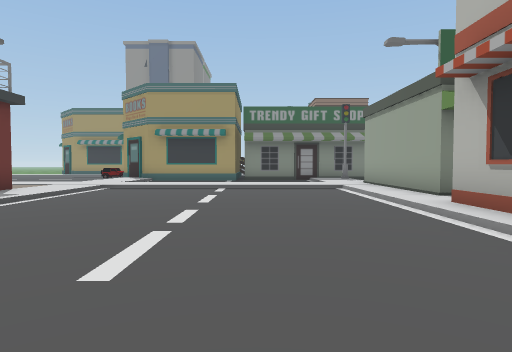
View 1 (above)

18 first-person views from a walk through a Unity game level. The camera is 1.4 m above the floor, tilts 2° down and sees 75° across. The floor is counted in squares, 2 m on a side. Each view is taken from the middle of a square. On the plan, view 1 faces up. The plan holds only what a view shows up to about 10 squares ahead; the rest is blank. The place goes on beyond the plan. The player character is not drawn. Some surface patterns are stand-ins.

View 2
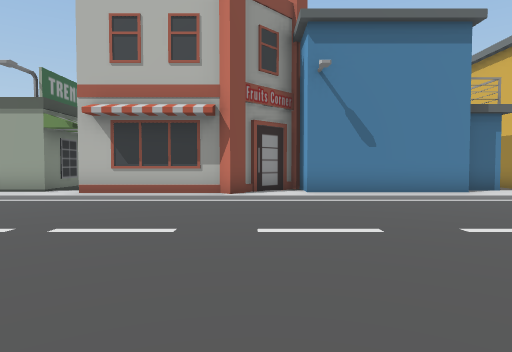

View 3
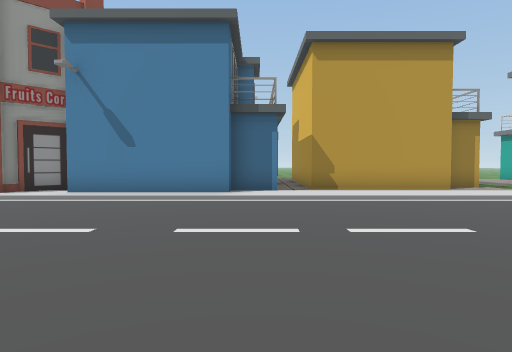

View 4
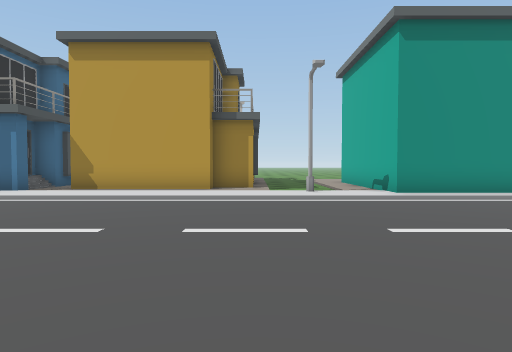

View 5
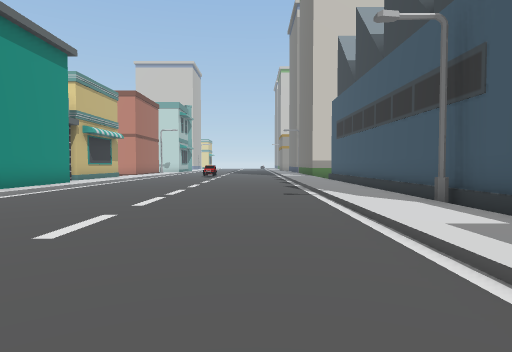

View 6
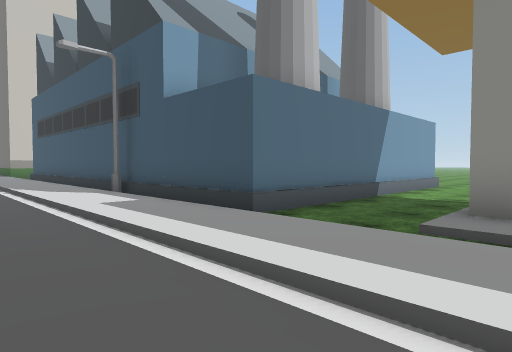

View 7
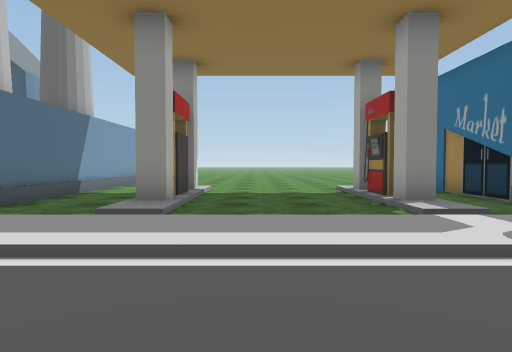

View 8
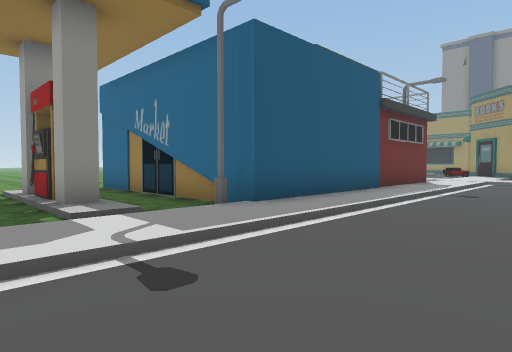

View 9
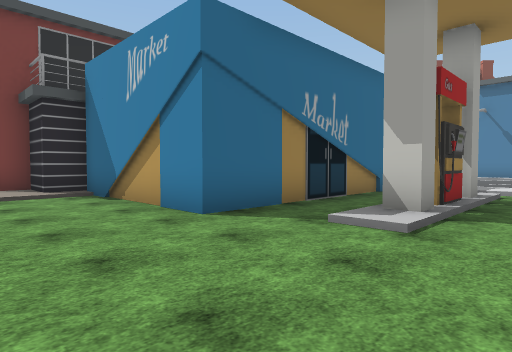

View 10
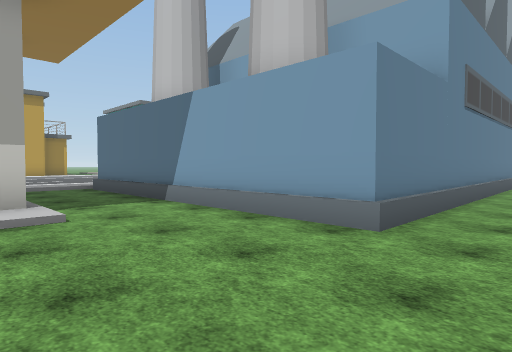

View 11
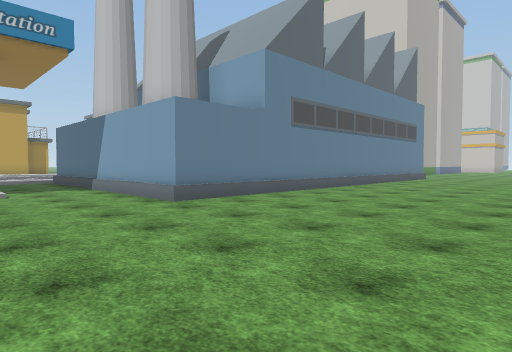

View 12
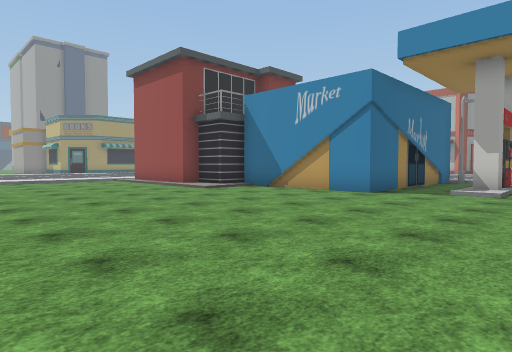

View 13
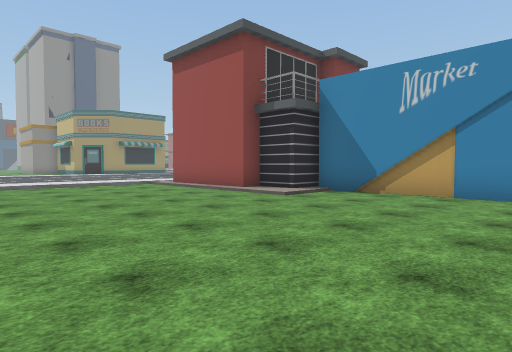

View 14
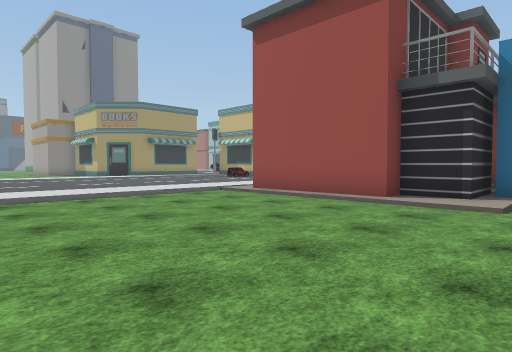

View 15
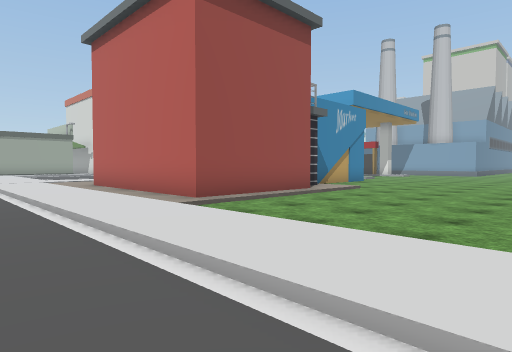

View 16
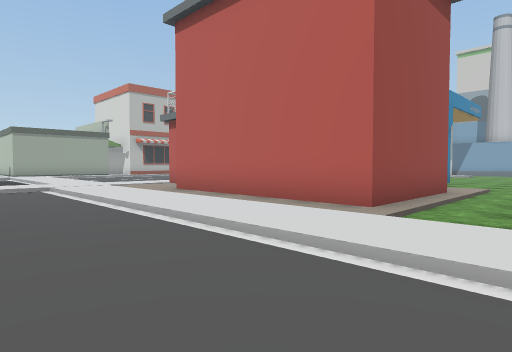

View 17
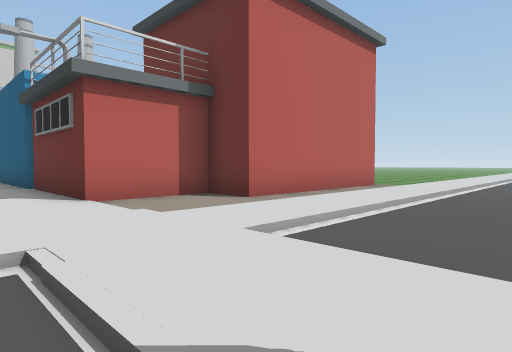

View 18
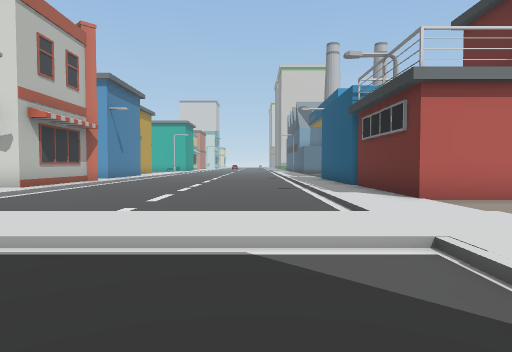

### Floor plan
Key: @ floor where view 1 was taken; # wall or solid block; . main floor; : floor 0.25 m higher than the main floor; / step, stairs or slope; S streetlight; B building.
Columns run from 20 left of view 1 to 5 right of it. Each row starts with its distance up from view 1.
 14   .......   ../:..
 13  ............./:...
 12  ............./:....
 11  ::::::::::::::::::::
 10  /////::::::::::::::::::#
  9  .....######::::.......:#
  8  .....#    ####:.......:##
  7 ......#       S:.......:S#
  6 ......##      #:.......:/
  5 ......:####   #:.......##
  4 ......//##    #:.......#
  3 ........#     #:.......#
  2 ........#     #:.......##
  1 ........#     #:.......:##
  0 ........#######:....@..::#
 -1 ..............S:.......:S
 -2 ........./###//:.......:#
 -3 ............../:.......:#
 -4 ............../:.......:#
 -5         ....../:.......:#
 -6 ............../:.......://
 -7 ........./###//:.......:/#
 -8 ............../:.......:/#
 -9 ............../:.......:/#
-10 ......BBBBBBBB/:.......:/#
-11  .....BBBB BBB/:.......:/:
-12  .....BBB BBBB/:.......:/:
-13  .....BBBBBBBB/:.......:S
-14  .....BB  BB  S:.......:/
-15  .....B      B/:.......:::
-16  .....B      B/:.......###
-17   ..  B      B/:.......#
-18       B      B/:.......#

Where each view was taken, in squares from view 1:
view 1: 0 up, 0 right, facing up
view 2: 1 up, 5 left, facing right
view 3: 5 down, 5 left, facing right
view 4: 12 down, 5 left, facing right
view 5: 8 down, 3 left, facing down
view 6: 6 down, 3 left, facing down-left
view 7: 5 down, 2 left, facing left
view 8: 4 down, 2 left, facing up-left
view 9: 4 down, 15 left, facing up-right
view 10: 6 down, 16 left, facing down-right
view 11: 6 down, 20 left, facing down-right
view 12: 4 down, 20 left, facing up-right
view 13: 1 down, 20 left, facing up-right
view 14: 3 up, 20 left, facing up-right
view 15: 13 up, 19 left, facing down-right
view 16: 14 up, 16 left, facing down-right
view 17: 14 up, 4 left, facing down-left
view 18: 14 up, 3 left, facing down
